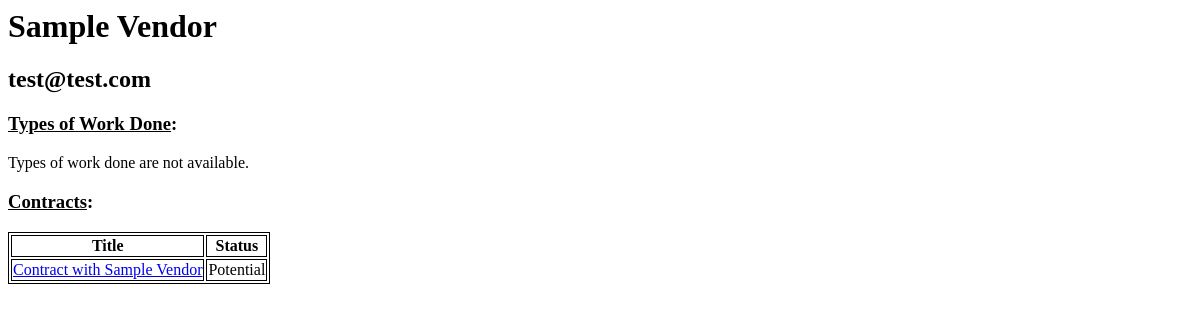
The app's page /vcm/vendors/1/, older data.
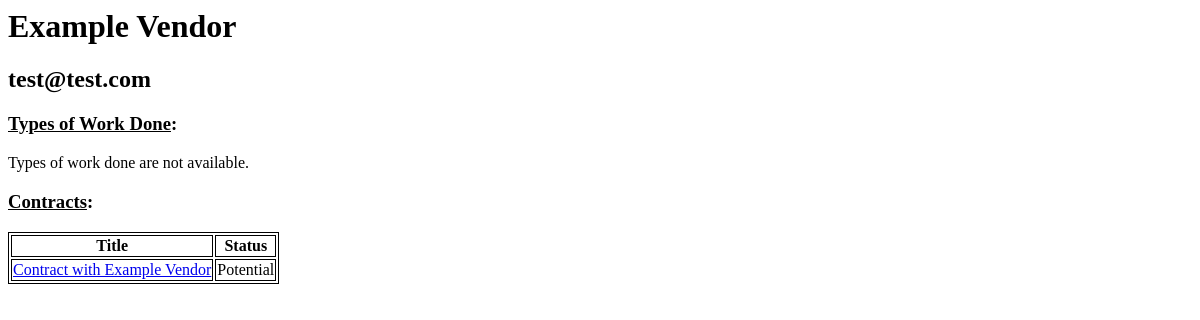
The same page, newer data.
### vcm_app/models.py (models this page shows, shortened)
class Vendor(models.Model):
    vendor_name = models.CharField(max_length=200)
    vendor_email = models.EmailField(max_length=100)# default="test@test.com") #THIS IS A PLACEHOLDER
    class Meta:
        ordering =['vendor_name']

class Contract(models.Model):
    vendor = models.ForeignKey(Vendor, on_delete=models.PROTECT) #Does not allow vendor to be deleted
    contract_title = models.CharField(max_length=200)
    """Contract Status stuff"""
    CURRENT     = 'CR'
    COMPLETED   = 'CP'
    POTENTIAL   = 'PT'
    CANCELED    = 'CN'
    FUTURE      = 'FT'
    CONTRACT_STATUS_CHOICES = [
        (CURRENT, 'Current'),
        (COMPLETED, 'Completed'),
        (POTENTIAL, 'Potential'),
        (CANCELED, 'Canceled'),
        (FUTURE, 'Future'),
    ]
    contract_status =  models.CharField(
        max_length=2,
        choices=CONTRACT_STATUS_CHOICES,
        default=POTENTIAL,
    )
    class Meta:
        ordering =['contract_title']

### vcm_app/views.py (the view)
# urls.py: path('vendors/<int:pk>/', views.VendorDetailView.as_view(), name='vendor_detail'),
class VendorDetailView(generic.DetailView):
    model = Vendor
    template_name = 'vcm_app/vendor_detail.html'

### vcm_app/templates/vcm_app/vendor_detail.html (shortened to what this page needs)
<h1>{{ vendor.vendor_name }}</h1>
<h2>{{ vendor.vendor_email}}</h2>
<h3><u>Types of Work Done</u>:</h3>
{% if vendor.worktype_set.all %}
    {% for work in vendor.worktype_set.all %}
    <li>{{ work.work }}</li>
    {% endfor %}
{% else %}
    <p>Types of work done are not available.</p>
{% endif %}
<h3><u>Contracts</u>:</h3>
{% if vendor.contract_set.all %}
<table>
    <tr>
        <th>Title</th>
        <th>Status</th>
    </tr>
    {% for contract in vendor.contract_set.all %}
    <tr>
        <td align="center"> <a href="{% url 'vcm_app:contract_detail' contract.id %}">{{ contract.contract_title }}</a> </td>
        <td align="center">{{contract.get_contract_status_display}} </td>
    </tr>
    {% endfor %}
</table>
{% else %}
    <p>No contracts are available.</p>
{% endif %}

Row changes from the older to the newer data that the page shows:
changed Vendor "test@test.com": vendor_name "Sample Vendor" → "Example Vendor"
changed Contract "Potential": contract_title "Contract with Sample Vendor" → "Contract with Example Vendor"
